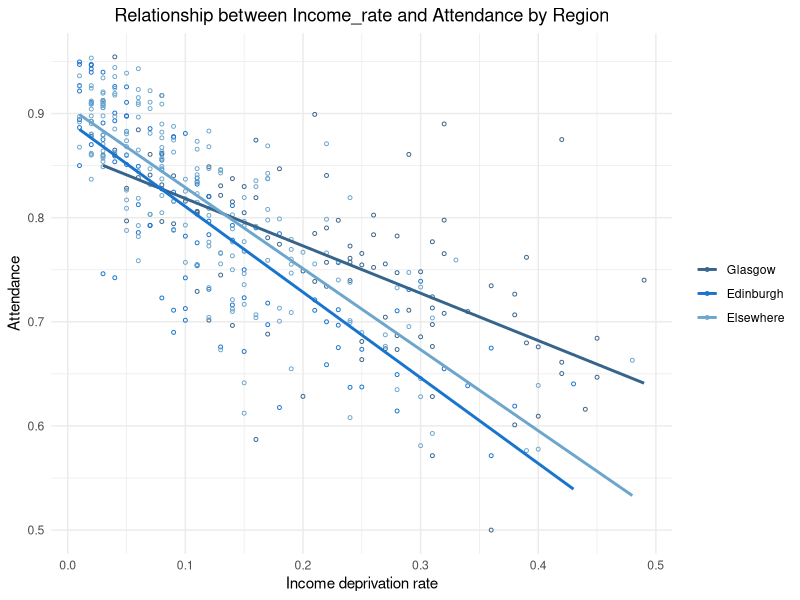

The R source for this figure:
## ---- chunk 1
dat <- read.csv("scottishData.csv")

# Create region variable
dat$Region <- ifelse(dat$Council_area == "Glasgow City", "Glasgow",
              ifelse(dat$Council_area == "City of Edinburgh", "Edinburgh", "Elsewhere"))
dat$Region <- factor(dat$Region, levels = c("Glasgow", "Edinburgh", "Elsewhere"))

# Pearson correlations by region
cor_results <- data.frame(
  Region = levels(dat$Region),
  Pearson_Correlation = sapply(split(dat, dat$Region), function(x)
    cor(x$Attendance, x$Income_rate, method = "pearson"))
)

cor_results$Pearson_Correlation <- round(cor_results$Pearson_Correlation, 3)

knitr::kable(cor_results,
             caption = "Pearson correlation between Income_rate and Attendance by region",
             align = "c"
             )
## ---- chunk 2

region_data <- split(dat, dat$Region)
models <- lapply(region_data, function(x)
  lm(Attendance ~ Income_rate, data = x))
intercept <- sapply(models, function(m) coef(m)[1])
slope     <- sapply(models, function(m) coef(m)[2])

r_squared <- sapply(models, function(m) summary(m)$r.squared)
reg_results <- data.frame(
  Region = names(models),
  Equation = paste0(
    "Attendance = ",
    round(intercept, 3),
    ifelse(slope >= 0, " + ", " - "),
    round(abs(slope), 3),
    " × Income_rate"
  ),
  
  R_squared = round(r_squared, 3)
)

knitr::kable(
  reg_results,
  caption = "Regional regression equations for Attendance on Income_rate",
  align = "c"
)
## ---- chunk 3
library(ggplot2)
ggplot(dat, aes(x = Income_rate, y = Attendance, colour = Region)) +
  geom_point(shape = 1, size = 1, stroke = 0.5, alpha = 1) +
  geom_smooth(method = "lm", se = FALSE, linewidth = 1) +
    
  scale_colour_manual(values = c(
    "Glasgow" = "steelblue4",
    "Edinburgh" = "dodgerblue3",
    "Elsewhere" = "skyblue3"
    ))+

  labs(
    title = "Relationship between Income_rate and Attendance by Region",
    x = "Income deprivation rate",
    y = "Attendance"
  ) +
  theme_minimal() +
  theme(
    plot.title = element_text(hjust = 0.5),
    legend.title = element_blank(),
    align = "c"
  )
